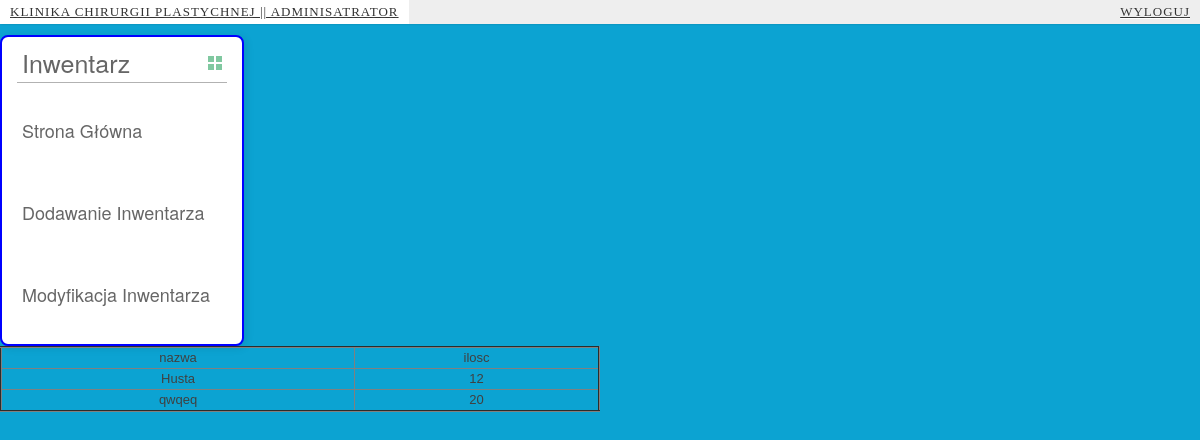
Page /project.loc/InwentarzAdmin.php on the committed database.
### tables this page shows
CREATE TABLE `Inwentarz` (
  `id` int(11) NOT NULL,
  `nazwa` varchar(255) NOT NULL,
  `ilosc` int(11) NOT NULL
);

### project.loc/InwentarzAdmin.php (the view, shortened to what this page needs)
<!DOCTYPE html>
 <html lang="en">
<head>
	<link rel="stylesheet" href="css/style.css">
</head>
<body>
    <div class="top">
        <a href="#" target="_blank">Klinika Chirurgii Plastychnej || Adminisatrator</a>
        <span class="right">
            <a href="Enter.html">
                <strong>Wyloguj</strong>
            </a>
        </span>
    </div>
	<div class="menu">
		<h3 class="menu-title">Inwentarz</h3>
		<ul class="menu-list">
			<br><li><a href="indexAdmin.html">Strona Główna</a></li></br>
			<br><li><a href="javascript:ShowInwentarz()">Dodawanie Inwentarza</a></li></br>
			<br><li><a href="javascript:ShowModInwentarz()">Modyfikacja Inwentarza</a></li></br>
		</ul>
	</div>
		<?php
		$conn = mysqli_connect('localhost','root', '', 'project');
		$result = $conn->query("SELECT * FROM Inwentarz ");?>
			<?php
			echo"<table border=\"2\" class='border_inwentarz'><tr>
    					<th>nazwa</th>
    					<th>ilosc</th>
  					</tr>";
			while($myrow = mysqli_fetch_assoc($result)){
				echo "<tr><td>".$myrow['nazwa']."</td><td>".$myrow['ilosc']."</td></tr>";
			}
			echo"</table>";
			?>
</body>
</html>

### project.loc/css/style.css (style rules this page uses)
html, body, div, span, applet, object, iframe, h1, h2, h3, h4, h5, h6, p, blockquote, pre, a, abbr, acronym, address, big, cite, code, del, dfn, em, img, ins, kbd, q, s, samp, small, strike, strong, sub, sup, tt, var, b, u, i, center, dl, dt, dd, ol, ul, li, fieldset, form, label, legend, table, caption, tbody, tfoot, thead, tr, th, td, article, aside, canvas, details, embed, figure, figcaption, footer, header, hgroup, menu, nav, output, ruby, section, summary, time, mark, audio, video { margin: 0; padding: 0; font-size: 100%; font: inherit; vertical-align: baseline; }
body { line-height: 1; }
ol, ul { list-style: none; }
table { border-collapse: collapse; border-spacing: 0; }
body { font: 13px/20px 'Lucida Grande', Tahoma, Verdana, sans-serif; color: #404040; background: #0ca3d2; }
.top { line-height: 24px; font-size: 11px; background: #eee; text-transform: uppercase; z-index: 9999; position: fixed; top:0; left:0; width:100%; font-family: calibri; font-size: 13px; box-shadow: 1px 0px 2px rgba(0,0,0,0.2); -webkit-animation: slideOut 0.5s ease-in-out 0.3s backwards; }
.top a { padding: 0px 10px; letter-spacing: 1px; color: #333; text-shadow: 0px 1px 1px #fff; display: block; float: left; }
.top span.right { float: right; }
.top span.right a { float: left; display: block; }
.menu { border: 2px solid blue; border-radius: 8px 8px 8px 8px; margin-top: 35px; padding: 15px; background: white; width: 210px; box-shadow: 2px 2px 8px rgba(0,0,0,.1); font-family: "Helvetica Neue", Helvetica, Arial, sans-serif; }
.menu h3 { font-size: 25px; color: rgba(0,0,0,.6); margin: 0 0 10px; padding: 0 5px; position: relative; }
.menu h3:after { content: ""; width: 6px; height: 6px; background: #80C8A0; position: absolute; right: 5px; bottom: 2px; box-shadow: -8px -8px #80C8A0, 0 -8px #80C8A0, -8px 0 #80C8A0; }
.menu ul { list-style: none; margin: 0; padding: 0; border-top: 1px solid rgba(0,0,0,.3); }
.menu li { margin: 12px 0 0 0px; }
.menu a { text-decoration: none; display: block; font-size: 18px; color: rgba(0,0,0,.6); padding: 5px; position: relative; transition: .3s linear; }
.menu a:after { content:"\f18e"; font-family: FontAwesome; position: absolute; right: 5px; color: white; transition: .2s linear; }
* { font-family: Areal; }

### project.loc/InwentarzAdmin.php (style rules this page uses)
.border_inwentarz { text-align:center; width:600px; }

### rows in the picture
inwentarz: nazwa "Husta", ilosc "12"
inwentarz: nazwa "qwqeq", ilosc "20"
